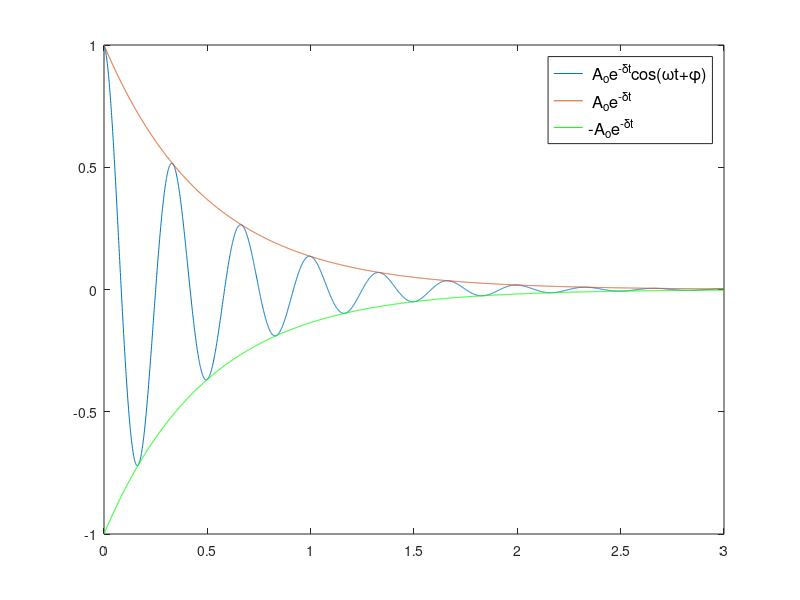

The MATLAB source for this figure:
t = 0:0.001:3; 
figure
plot(t,exp(-2*t).*cos(6*pi*t),t,exp(-2*t),t,-exp(-2*t),'g')
legend({' A_oe^{-δt}cos(ωt+φ)',' A_oe^{-δt}','-A_oe^{-δt}'}, 'FontSize',12)